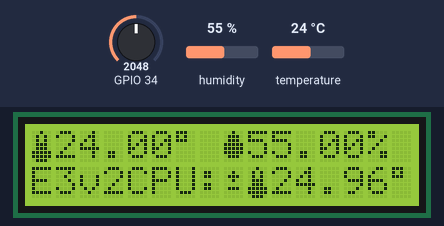
Simulated run of this program. Board: ESP32 board running MicroPython. Shown: 16×2 character LCD. The test bench sets the inputs (shaded band); at power-on: GPIO 34 = 2048, humidity 55 %, temperature 24 °C (analog values on the 0–4095 scale). Library files of the repository ran but are not shown: esp32_i2c_lcd.py, aht10.py, thermistor.py.

Above: at 1.2 s.
1.3 s: GPIO 34 set to 3603
At 2.9 s:
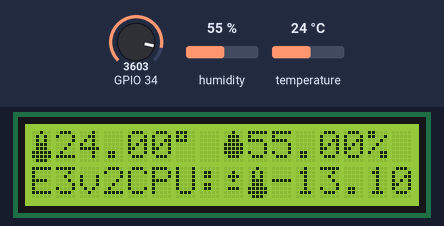
4.8 s: humidity set to 22 %
At 7.4 s:
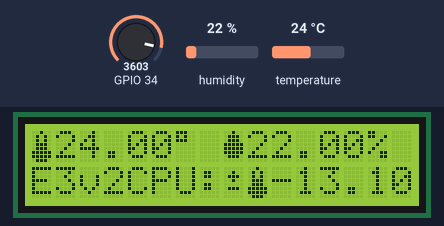
8.3 s: temperature set to 12 °C
At 10.3 s:
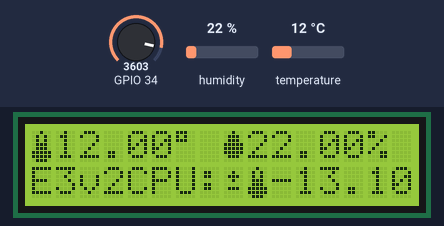
11.8 s: GPIO 34 set to 2866
At 13.9 s:
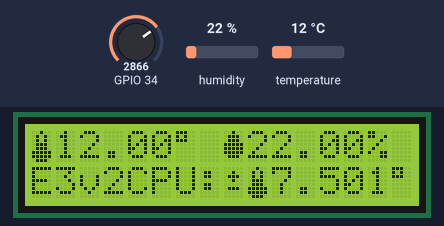
14.2 s: humidity set to 40 %
At 16.7 s:
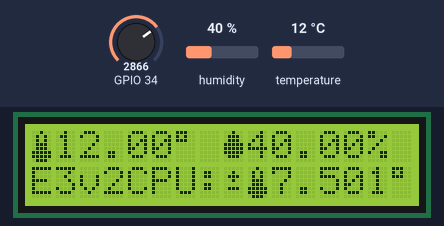
17.3 s: GPIO 34 set to 2047
At 19.4 s:
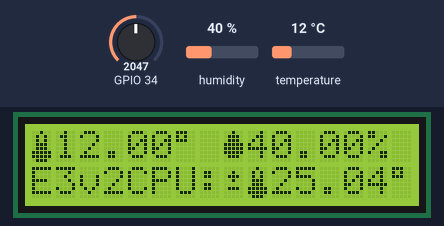
Timing chart, 0 to 20.9 s (numbered marks = the images above; inputs shaded):
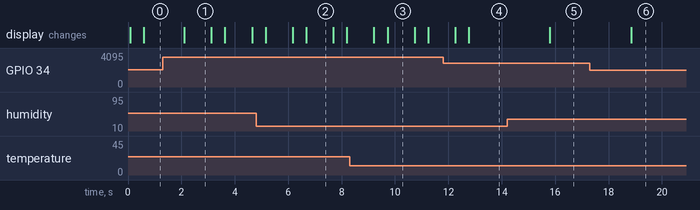

Measured:
- after the input at 1.3 s, the display: changes after 0.81 s (image 1)
- after the input at 4.8 s, the display: first differs from a run without the input after 1.9 s (image 2)
- after the input at 8.3 s, the display: first differs from a run without the input after 1.4 s (image 3)
- after the input at 11.8 s, the display: first differs from a run without the input after 0.96 s (image 4)
- after the input at 14.2 s, the display: changes after 1.6 s (image 5)
- after the input at 17.3 s, the display: changes after 1.5 s (image 6)
- what the display in image 1 shows lasts 1.0 s, from 2.1 s to 3.1 s

The program:

lcd.py
```python
from machine import I2C, Pin, reset
import gc
from esp32_i2c_lcd import I2cLcd
from aht10 import AHT10
from thermistor import THERMISTOR
from time import sleep_ms
from time import sleep


i2c = I2C(scl=Pin(22),sda=Pin(21), freq=400000)
LCD = I2cLcd(i2c, 0x27, 2, 16)
AHT = AHT10(i2c, 0x38)
THERM = THERMISTOR(34)


LCD.custom_char(0, bytearray([0x04, 0x0A, 0x0A, 0x0E, 0x0E, 0x1F, 0x1F, 0x0E])) # Temperature icon
LCD.custom_char(1, bytearray([0x04, 0x0E, 0x0E, 0x1F, 0x1F, 0x1F, 0x0E, 0x00])) # Humidity icon
LCD.custom_char(2, bytearray([0x00, 0x04, 0x0E, 0x04, 0x00, 0x0E, 0x00, 0x00])) # Plus/Minus icon
DEGREE_SYMBOL = 0xDF

LCD.blink_cursor_off()
LCD.hide_cursor()
LCD.clear()

# set up static characters
def setupStatic():
    # AHT10 temperature
    LCD.move_to(0, 0)
    LCD.putchar(chr(0))
    LCD.move_to(6, 0)
    LCD.putchar(chr(DEGREE_SYMBOL))
    LCD.move_to(7, 0)
    LCD.putstr(" ")

    # AHT10 humidity
    LCD.move_to(8, 0)
    LCD.putchar(chr(1))
    LCD.move_to(14, 0)
    LCD.putstr("%")
    LCD.move_to(15, 0)
    LCD.putstr(" ")

    # Thermistor
    LCD.move_to(0, 1)
    LCD.putstr("E3v2CPU:")
    LCD.move_to(8, 1)
    LCD.putchar(chr(2))
    LCD.move_to(9, 1)
    LCD.putchar(chr(0))
    LCD.move_to(15, 1)
    LCD.putchar(chr(DEGREE_SYMBOL))

setupStatic()

def readSensors():
    try:
        t = AHT.temperature()
        h = AHT.humidity()
    except Exception as exc:
        print("Couldn't get information from AHT10 sensor for lcd ", exc.args[0])
        pass

    try:
        th = THERM.temperature()
    except Exception as exc:
        print("Couldn't get information from thermistor for lcd ", exc.args[0])
        pass


    global temp, humi, therm, myList
    myList = []
    temp = '%.2f' % round(t, 2) # round int to 2 decimals and convert to string
    humi = '%.2f' % round(h, 2) # round int to 2 decimals and convert to string
    therm = '%.2f' % round(th, 2) # round int to 2 decimals and convert to string.

    myList.append(temp)
    myList.append(humi)
    myList.append(therm)

    # try:
    #     f = open('vars.txt', 'w')
    #     f.write('{}\n {}\n {}'.format(temp, humi, therm))
    #     f.close
    # except Exception as exc:
    #     print("Couldn't write sensor information to file ", exc.args[0])
    #     pass

counter = 0

while True:
    if gc.mem_free() < 54000:
        gc.collect()

    readSensors()

    LCD.move_to(1, 0)
    LCD.putstr(temp)

    LCD.move_to(9, 0)
    LCD.putstr(humi)
    LCD.move_to(10, 1)
    LCD.putstr(therm)

    if counter < 25:
        counter += 1
    elif counter >= 25:
        print("DEBUG: T:{} H:{} C:{}".format(temp,humi,therm))
        counter = 0

    sleep_ms(1000)
    setupStatic()
```
